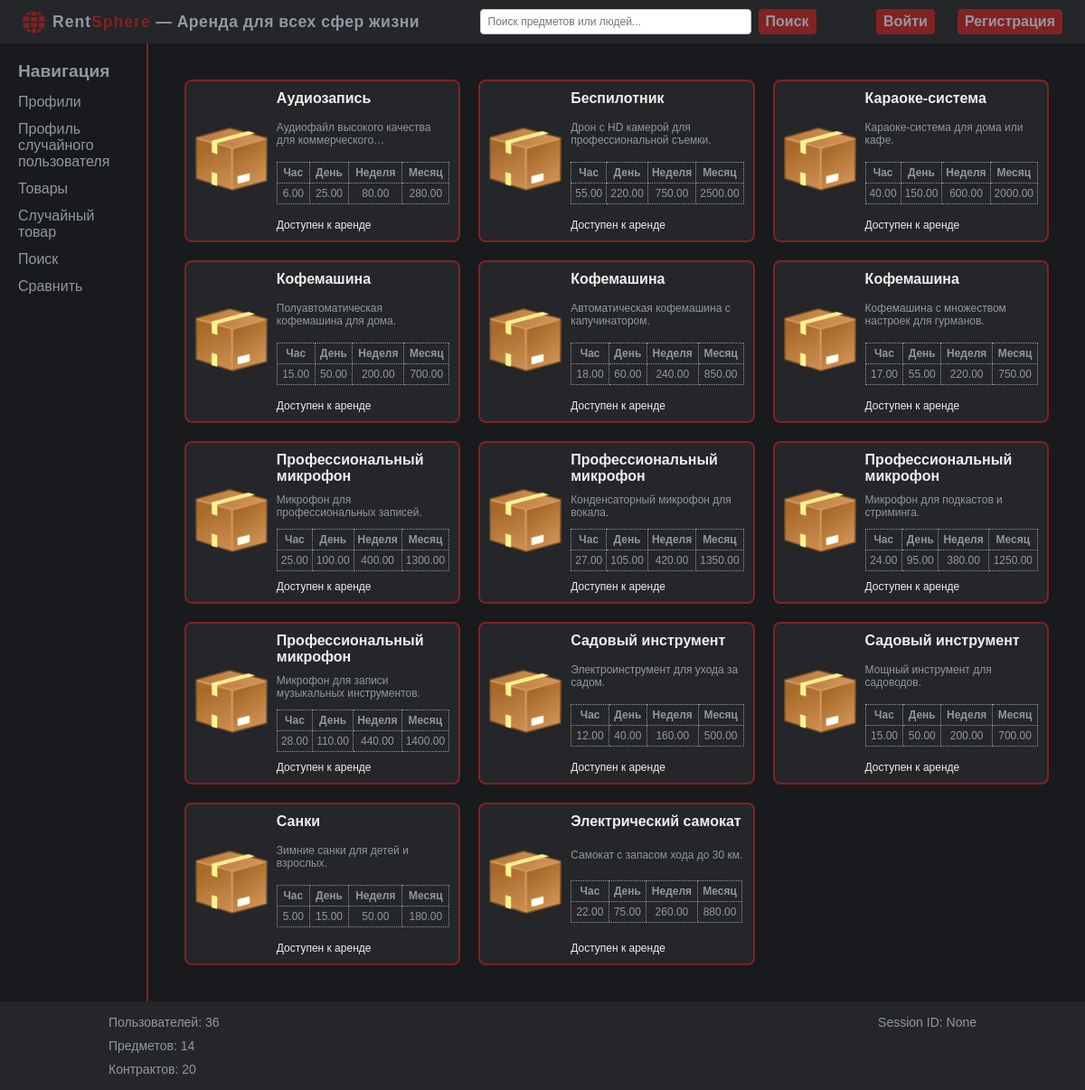
The app's page /items/ with its own data.
### models.py (models this page shows, shortened)
class Item(Base):
    __tablename__ = "items"
    id = Column(Integer, primary_key=True)
    photo = Column(String(255))
    name = Column(String(255), nullable=False)
    desc = Column(Text)
    price_h = Column(Numeric(10, 2))
    price_d = Column(Numeric(10, 2))
    price_w = Column(Numeric(10, 2))
    price_m = Column(Numeric(10, 2))
    owner_id = Column(Integer, ForeignKey("users.id"))
    owner = relationship("User", backref="owner_items")

### app.py (the view)
@app.route("/items/", methods=["GET"])
def items():
    items_list = models.Item.query.all()
    item_card_data = []
    for item in items_list:
        contract = models.Contract.query.filter_by(item_id=item.id).first()
        is_available = contract.is_available if contract else None
        item_card_data.append({"id": item.id,
                               "name": item.name,
                               "photo": item.photo,
                               "desc": item.desc,
                               "price_h": item.price_h,
                               "price_d": item.price_d,
                               "price_w": item.price_w,
                               "price_m": item.price_m,
                               "owner_id": item.owner_id,
                               "is_available": is_available})
    return render_template("items.html", items=item_card_data)

### app.py (called while the page is built, shortened)
@app.teardown_request
def teardown_request(exceptions=None):
    db_session.remove()

@app.context_processor
def stats_data():
    session_id = session.get("user_id")
    users_total = models.User.query.count()
    items_total = models.Item.query.count()
    contracts_total = models.Contract.query.count()
    stats = {"users_total": users_total,
             "items_total": items_total,
             "contracts_total": contracts_total,
             "session_id": session_id}
    return dict(stats=stats)

@app.context_processor
def inject_user():
    user_id = session.get("user_id")
    user_data = {"id": None, "login": "Guest"}
    return {"current_user": user_data}

### templates/items.html (shortened to what this page needs)
{% extends 'base.html' %}
{% block content %}
    {% include 'items_list.html' %}
{% endblock %}

### templates/items_list.html
<div class="items-container">
    {% for item in items %}
    <a href="{{ url_for('item_details', item_id=item.id) }}" class="item-card">
        <div class="item-photo">
            <img src="{{ url_for('static', filename='images/items/default_item.png') }}" alt="Photo">
        </div>
        <div class="item-short-details">
            <div class="item-name">{{ item.name }}</div>
            <div class="item-short-desc">{{ item.desc }}</div>
            <table class="price-table">
                <tr>
                    <th>Час</th>
                    <th>День</th>
                    <th>Неделя</th>
                    <th>Месяц</th>
                </tr>
                <tr>
                    <td>{{ item.price_h }}</td>
                    <td>{{ item.price_d }}</td>
                    <td>{{ item.price_w }}</td>
                    <td>{{ item.price_m }}</td>
                </tr>
            </table>
            <div class="item-data">
                {% if item.is_available %}
                    Доступен к аренде
                {% else %}
                    Не доступен
                {% endif %}
            </div>
        </div>
    </a>
    {% endfor %}
</div>

### static/css/styles.css (style rules this page uses)
body { background-color: #181A1D; color: #EEEEEE; margin: 0; font-family: Arial, sans-serif; }

### static/css/modules/items.css (style rules this page uses)
.items-container { display: grid; grid-template-columns: repeat(3, 1fr); gap: 20px; margin: 20px; max-width: 1000px; }
.item-card { display: flex; background-color: #242629; color: #EEEEEE; border-radius: 8px; padding: 10px; transition: background-color 0.3s; border: 2px solid #812223; align-items: center; height: 180px; text-decoration: none; box-sizing: border-box; }
.item-photo { margin-right: 10px; }
.item-photo img { width: 80px; height: 80px; border-radius: 10px; }
.item-short-details { display: flex; flex-direction: column; justify-content: space-between; height: 100%; }
.item-name { font-size: 16px; font-weight: bold; }
.item-short-desc { color: #92979F; font-size: 12px; margin-top: 5px; display: -webkit-box; -webkit-line-clamp: 2; -webkit-box-orient: vertical; overflow: hidden; text-overflow: ellipsis; }
.price-table { margin-top: 5px; width: 100%; border-collapse: collapse; }
.price-table th, .price-table td { padding: 4px; text-align: center; border: 1px dotted #92979F; color: #92979F; font-size: 12px; }
.item-data { margin-top: 5px; font-size: 12px; }

### records on screen
Item: name "Аудиозапись", desc "Аудиофайл высокого качества для…", price_h "6.00", price_d "25.00", price_w "80.00", price_m "280.00"
Item: name "Беспилотник", desc "Дрон с HD камерой для профессиональной съемки.", price_h "55.00", price_d "220.00", price_w "750.00", price_m "2500.00"
Item: name "Караоке-система", desc "Караоке-система для дома или кафе.", price_h "40.00", price_d "150.00", price_w "600.00", price_m "2000.00"
Item: name "Кофемашина", desc "Полуавтоматическая кофемашина для дома.", price_h "15.00", price_d "50.00", price_w "200.00", price_m "700.00"
Item: name "Кофемашина", desc "Автоматическая кофемашина с капучинатором.", price_h "18.00", price_d "60.00", price_w "240.00", price_m "850.00"
Item: name "Кофемашина", desc "Кофемашина с множеством настроек для гурманов.", price_h "17.00", price_d "55.00", price_w "220.00", price_m "750.00"
Item: name "Профессиональный микрофон", desc "Микрофон для профессиональных записей.", price_h "25.00", price_d "100.00", price_w "400.00", price_m "1300.00"
Item: name "Профессиональный микрофон", desc "Конденсаторный микрофон для вокала.", price_h "27.00", price_d "105.00", price_w "420.00", price_m "1350.00"
Item: name "Профессиональный микрофон", desc "Микрофон для подкастов и стриминга.", price_h "24.00", price_d "95.00", price_w "380.00", price_m "1250.00"
Item: name "Профессиональный микрофон", desc "Микрофон для записи музыкальных инструментов.", price_h "28.00", price_d "110.00", price_w "440.00", price_m "1400.00"
Item: name "Садовый инструмент", desc "Электроинструмент для ухода за садом.", price_h "12.00", price_d "40.00", price_w "160.00", price_m "500.00"
Item: name "Садовый инструмент", desc "Мощный инструмент для садоводов.", price_h "15.00", price_d "50.00", price_w "200.00", price_m "700.00"
Item: name "Санки", desc "Зимние санки для детей и взрослых.", price_h "5.00", price_d "15.00", price_w "50.00", price_m "180.00"
Item: name "Электрический самокат", desc "Самокат с запасом хода до 30 км.", price_h "22.00", price_d "75.00", price_w "260.00", price_m "880.00"

### other values on screen
{{ stats.users_total }} "36"
{{ stats.session_id }} "None"
{{ stats.items_total }} "14"
{{ stats.contracts_total }} "20"
